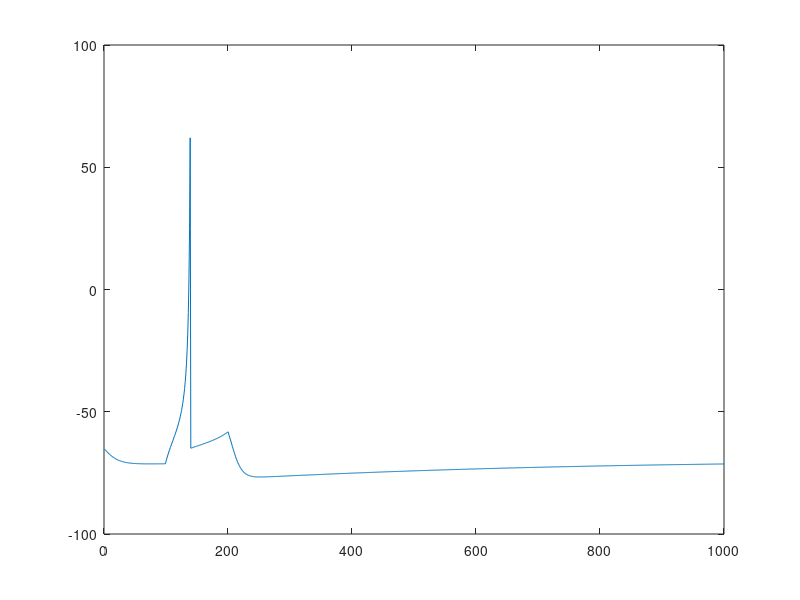

The MATLAB script that drew this image:
%Single Izhikevich neuron
clear;

dt = 0.1;
t = 0;
a = 0.02;
b = 0.2;
c = -65;
d = 6;

v = -65;
u = b*v;

stim = zeros(1,1000);
stimDur = floor(10/dt);
stim(100:(100+stimDur)) = 10;
vall = [];
uall = [];
for step=1:1000            % simulation of 1000 ms
  fired=find(v>=30);    % indices of spikes
  if v>30
    v = c;
    u =u+d;
  end
  I = stim(step);
  v=v+dt*0.5*(0.04*v.^2+5*v+140-u+I); % step 0.5 ms
  v=v+dt*0.5*(0.04*v.^2+5*v+140-u+I); % for numerical
  u=u+dt*a.*(b.*v-u);                 % stability
  
  vall = [vall v];
  uall = [uall u];
end

figure(10); plot(vall);

vval = -80:0;
uval = b.*vval;
[vg ug] = meshgrid(vval,uval);

vout = zeros(size(vg,1), size(vg,2), 10);
uout = zeros(size(ug,1), size(ug,2), 10);

dt = 1;
for jj=1:10
    vout(:,:,jj) = vg;
    uout(:,:,jj) = ug;
    
    vout(vout>30) = -65;
    uout(vout>30) = uout(vout>30) - d;
    vg=vg+dt*0.5*(0.04*vg.^2+5*vg+140-ug); % step 0.5 ms
    vg=vg+dt*0.5*(0.04*vg.^2+5*vg+140-ug); % for numerical
    ug=ug+dt*a.*(b.*vg-ug);                 % stabilit
end
